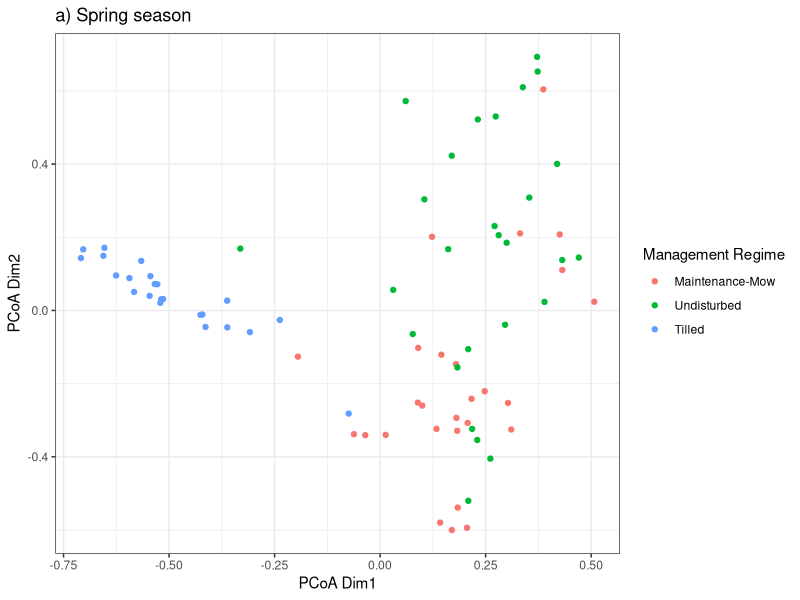

R code for this plot:
# libraries -----
library(vegan)    # for doing community ecology analyses
library(ggplot2)  # for visualizing data
library(dplyr)    # for manipulating data
library(here)     # for creating relative file-paths

# import ----

spr_sb <- read.csv(
  here("data", "analysis_data", "spring_seedbank.csv"),
  row.names = 1
)

fall_sb <- read.csv(
  here("data", "analysis_data", "fall_seedbank.csv"),
  row.names = 1
)

sb_taxon <- read.csv(
  here("data", "input_data", 
       "seed_bank_taxonomy.csv")
)

# check packaging ----
str(spr_sb)
str(fall_sb)

# clean data ----

# merge fall and spring season 
sb <- rbind(fall_sb, spr_sb)

# create spring community data matrix 
spring_comm_matrix <- sb %>%
  filter(season == "Spring") %>%
  group_by(treatment, site_code, plot, spp_code) %>%
  summarize(abundance = sum(total_abund, na.rm = TRUE)) %>%
  ungroup() %>%
  tidyr::pivot_wider(
    id_cols = c("treatment", "site_code", "plot"),  
    names_from = spp_code, 
    values_from = abundance
  ) %>%
  mutate(across(.cols = everything(), ~ tidyr::replace_na(.x, 0))) %>%
  as.data.frame()

rownames(spring_comm_matrix) <- paste(
  spring_comm_matrix$treatment, 
  c(1:length(spring_comm_matrix$treatment))
)

# calculate dissimilarities ----

# use Bray-Curtis dissimilarity to account for common and rare species
# common and rare species are determined by abundance (# of seedling emergents)
bray_spr <- spring_comm_matrix %>%
  select(-c("treatment", "site_code", "plot"))

bray_spr_dist <- vegdist(bray_spr, index = "bray")

# do principal coordinate analysis
pcoa_spr <- cmdscale(
  bray_spr_dist, 
  k = (nrow(bray_spr)-1),
  add = TRUE, # Cailliez correction
  eig = TRUE)

# visualize dissimilarities ----
pcoa_spr_df <- scores(pcoa_spr) %>%
  as.data.frame() %>%
  tibble::rownames_to_column(var = "treatment") %>%
  select(treatment, Dim1, Dim2) %>%
  mutate(treatment = stringr::str_sub(treatment, start = 1L, end = 3L))

(pcoa_spr_plot <- pcoa_spr_df %>%
  ggplot(aes(x = Dim1, y = Dim2, col = treatment)) + 
  geom_point() + 
  scale_color_discrete(
    name = "Management Regime", 
    labels = c("Maintenance-Mow", "Undisturbed", "Tilled")
  ) + 
  labs(
    title = "a) Spring season",
    x = "PCoA Dim1", 
    y = "PCoA Dim2"
    ) + 
  theme_bw()
)


#beta_dist <- vegdist(t(obj$data$otu_rarefied[, sample_data$SampleID]),
#index = "bray")

#mds_data <- as.data.frame(mds$points)

#mds_data$SampleID <- rownames(mds_data)
#mds_data <- dplyr::left_join(mds_data, sample_data)

#ggplot(mds_data, aes(x = MDS1, y = MDS2, color = Type)) +
#  geom_point()